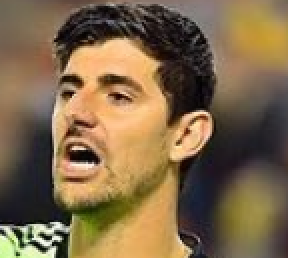
#> input picture model/images/Courtois/Courtois_115.png, 144 x 129 px (shown 2 times larger)
$ python -i util.py   (imports and definitions only)
#> lines starting #> are read from the running program, lines starting #| are printed output that depends on the picture
import json
import joblib
import numpy as np
import cv2
import os
import pywt

# =========================
# Globals
# =========================
__model = None
__class_name_to_number = None
__class_number_to_name = None

# =========================
# Paths
# =========================
BASE_DIR = os.path.dirname(os.path.abspath(__file__))
PROJECT_ROOT = os.path.abspath(os.path.join(BASE_DIR, ".."))

ARTIFACTS_DIR = os.path.join(BASE_DIR, "artifacts")
CASCADE_DIR = os.path.join(
    PROJECT_ROOT,
    "model",
    "opencv",
    "haarcascades"
)

# =========================
# Load Haar Cascades
# =========================
face_cascade = cv2.CascadeClassifier(
    os.path.join(CASCADE_DIR, "haarcascade_frontalface_default.xml")
)

eye_cascade = cv2.CascadeClassifier(
    os.path.join(CASCADE_DIR, "haarcascade_eye.xml")
)

# [2 lines not run here, left out]

# =========================
# Load Model + Classes
# =========================
# [44 lines left out: functions load_saved_artifacts, get_cropped_face, w2d, not called in this run]


# =========================
# Image Preprocessing (MATCHES TRAINING)
# =========================
def preprocess_image(image_bytes):
    nparr = np.frombuffer(image_bytes, np.uint8)
    img = cv2.imdecode(nparr, cv2.IMREAD_COLOR)

    if img is None:
        raise ValueError("Invalid image")

    # 🔴 FACE CROP (CRITICAL)
    cropped = get_cropped_face(img)
    if cropped is None:
        raise ValueError("No face detected")

    # Raw image
    scalled_raw_img = cv2.resize(cropped, (32, 32))

    # Wavelet image
    img_har = w2d(cropped, 'db1', 3)
    scalled_img_har = cv2.resize(img_har, (32, 32))

    combined = np.vstack((
        scalled_raw_img.reshape(32*32*3, 1),
        scalled_img_har.reshape(32*32, 1)
    ))

    return combined.reshape(1, -1).astype(float)


# =========================
# Prediction
# =========================
# [16 lines left out: function predict_image, not called in this run]

>>> import cv2
>>> picture = cv2.imread('../model/images/Courtois/Courtois_115.png', cv2.IMREAD_GRAYSCALE)
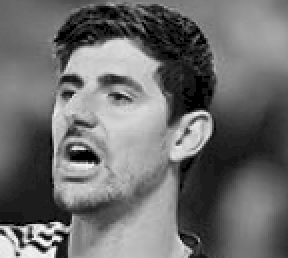
#> picture: shape (129, 144) (shown 2 times larger); min 0, max 251, mean 108.9
>>> result = preprocess_image(picture)
#> in preprocess_image, `nparr = np.frombuffer(image_bytes, np.uint8)`: nparr = 18576 values, max 251 at index 18314, min 0 at index 626, mean 108.9
#> (the run stopped early here; a loop or call above may not have finished)

$ run again, on model/images/Cristiano Ronaldo/Cristiano Ronaldo_101.png
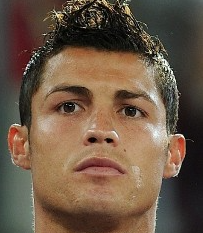
#> input picture model/images/Cristiano Ronaldo/Cristiano Ronaldo_101.png, 203 x 233 px
#> `picture = cv2.imread('../model/images/Courtois/Courtois_115.png', cv2...`:
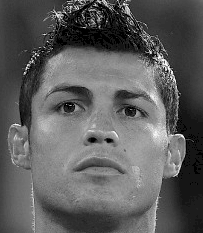
#> picture: shape (233, 203); min 0, max 254, mean 93.1

$ run again, on model/images/Cristiano Ronaldo/Cristiano Ronaldo_103.png
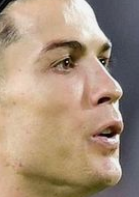
#> input picture model/images/Cristiano Ronaldo/Cristiano Ronaldo_103.png, 139 x 197 px
#> `picture = cv2.imread('../model/images/Courtois/Courtois_115.png', cv2...`:
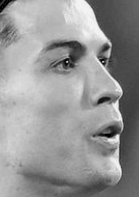
#> picture: shape (197, 139); min 0, max 245, mean 149.1

$ run again, on model/images/Dybala/Dybala_100.png
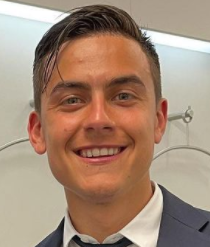
#> input picture model/images/Dybala/Dybala_100.png, 210 x 247 px
#> `picture = cv2.imread('../model/images/Courtois/Courtois_115.png', cv2...`:
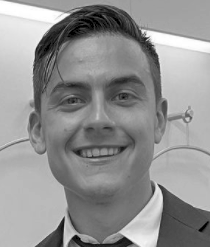
#> picture: shape (247, 210); min 0, max 255, mean 146
